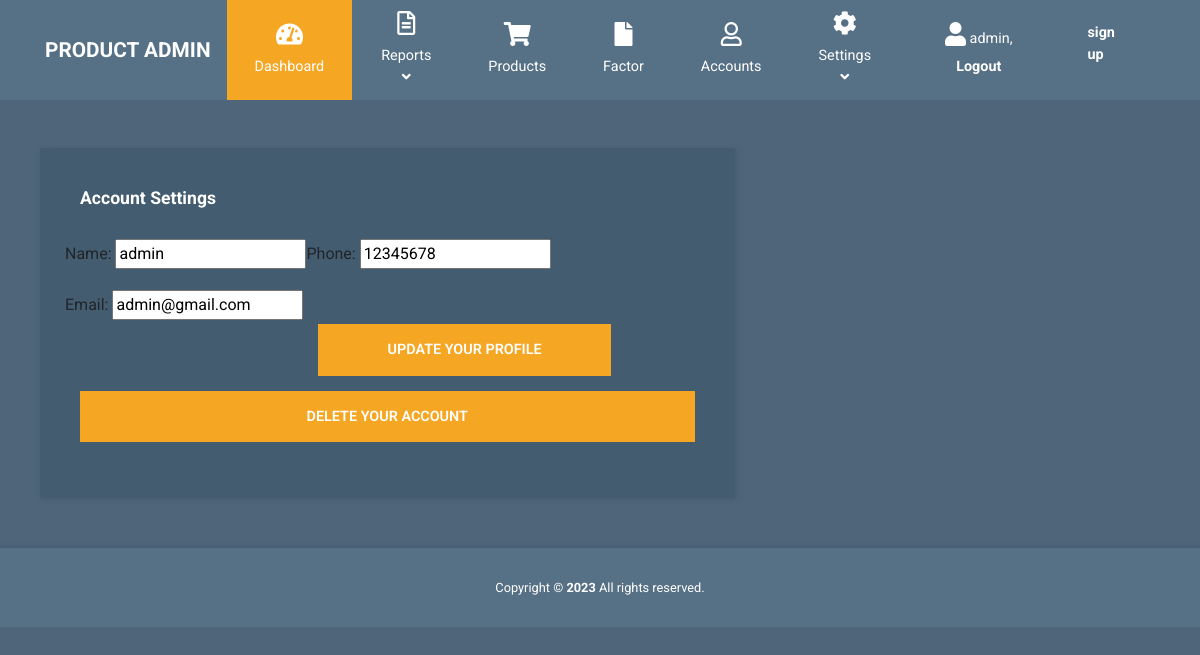
Before: /profile_edit/ (signed in) with the older database file.
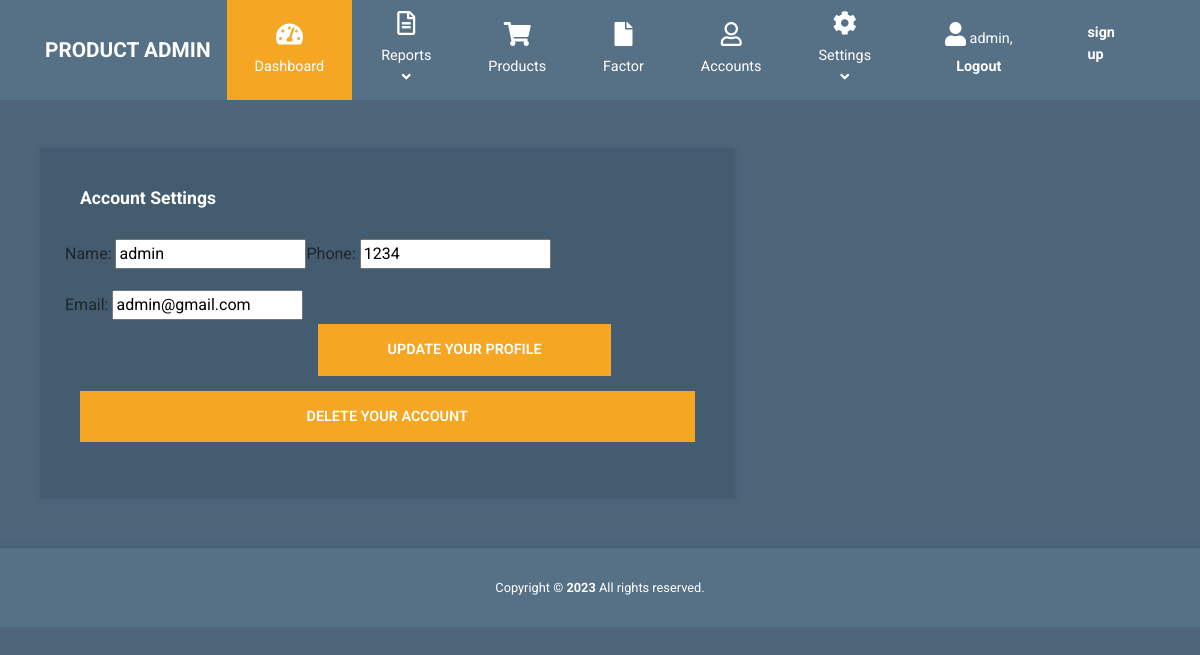
After: the same page with the newer database file.
### account/models.py (models this page shows, shortened)
class User(AbstractBaseUser):
    name = models.CharField(unique=True, max_length=20)
    phone = models.CharField(unique=True, max_length=11)
    email = models.EmailField(max_length=100)
    date_created = models.DateTimeField(auto_now_add=True)
    is_admin = models.BooleanField(default=False)
    is_active = models.BooleanField(default=True)
    is_second_admin = models.BooleanField(default=True)
    is_third_admin = models.BooleanField(default=False)
    password1 = models.CharField(max_length=150)
    password2 = models.CharField(max_length=150)
    objects = UserManager()
    USERNAME_FIELD = 'name'
    user_permissions = models.ManyToManyField(Permission, blank=True)
    groups = models.ManyToManyField(Group, blank=True)
    REQUIRED_FIELDS = ['phone', 'email']

### account/views.py (the view, shortened to what this page needs)
# urls.py: path('profile_edit/', ProfileEditView.as_view(), name='profile_edit'),
class ProfileEditView(View):
    def get(self,request):
        form = ProfileEdit_Form(instance=request.user)
        context = {
            'form': form
        }
        return render(request, 'account/profile.html', context)

### account/forms.py
class ProfileEdit_Form(forms.ModelForm):
    class Meta:
        model = User
        fields = ['name', 'phone', 'email']

### account/templates/account/profile.html (shortened to what this page needs)
{% extends 'main.html' %} {% block content %} {% load static %}
<!DOCTYPE html>
<html lang="en">
  <head>
  </head>
  <body id="reportsPage">
    <div class="" id="home">
      <div class="container mt-5">
        <div class="row tm-content-row">
          <div class="tm-block-col tm-col-account-settings">
            <div class="tm-bg-primary-dark tm-block tm-block-settings">
              <h2 class="tm-block-title">Account Settings</h2>
              <form action="" method="post" class="tm-signup-form row">
                {{ form.as_p }}
                <div class="form-group col-lg-6">
                  <label class="tm-hide-sm">&nbsp;</label>
                  <button
                    type="submit"
                    class="btn btn-primary btn-block text-uppercase"
                  >
                    Update Your Profile
                  </button>
                </div>
                <div class="col-12">
                  <button
                    type="submit"
                    class="btn btn-primary btn-block text-uppercase"
                  >
                    Delete Your Account
                  </button>
                </div>
              </form>
            </div>
          </div>
        </div>
      </div>
  </body>
</html>
{% endblock %}

### templates/main.html (shortened to what this page needs)
{% load static %}
<!DOCTYPE html>
<html lang="en">
  <head>
    <link rel="stylesheet" href="{% static 'css/fontawesome.min.css' %}" />
    <link rel="stylesheet" href="{% static 'css/bootstrap.min.css' %}" />
    <link rel="stylesheet" href="{% static 'css/templatemo-style.css' %}" />
  </head>
  <nav class="navbar navbar-expand-xl">
    <div class="container h-100">
      <a class="navbar-brand" href="{% url 'Home' %}">
        <h1 class="tm-site-title mb-0">Product Admin</h1>
      </a>
      <div class="collapse navbar-collapse" id="navbarSupportedContent">
        <ul class="navbar-nav mx-auto h-100">
          <li class="nav-item">
            <a class="nav-link active" href="{% url 'Home' %}">
              <i class="fas fa-tachometer-alt"></i>
              Dashboard
            </a>
          </li>
          <li class="nav-item dropdown">
            <a
              class="nav-link dropdown-toggle"
              href="#"
              id="navbarDropdown"
              role="button"
              data-toggle="dropdown"
              aria-haspopup="true"
              aria-expanded="false"
            >
              <i class="far fa-file-alt"></i>
              <span> Reports <i class="fas fa-angle-down"></i> </span>
            </a>
          </li>
          <li class="nav-item">
            <a class="nav-link" href="{% url 'products' %}">
              <i class="fas fa-shopping-cart"></i>
              Products
            </a>
          </li>
          <li class="nav-item">
            <a class="nav-link" href="{% url 'factor' %}">
              <i class="fas fa-file"></i>
              Factor
            </a>
          </li>
          <li class="nav-item">
            <a class="nav-link" href="accounts.html">
              <i class="far fa-user"></i>
              Accounts
            </a>
          </li>
          <li class="nav-item dropdown">
            <a
              class="nav-link dropdown-toggle"
              href="#"
              id="navbarDropdown"
              role="button"
              data-toggle="dropdown"
              aria-haspopup="true"
              aria-expanded="false"
            >
              <i class="fas fa-cog"></i>
              <span> Settings <i class="fas fa-angle-down"></i> </span>
            </a>
          </li>
        </ul>
        <ul class="navbar-nav">
          <li class="nav-item">
            {% if request.user.is_authenticated %}
                <a class="nav-link d-block" href="{% url 'logout' %}">
                    <i class="fa fa-user" aria-hidden="true"></i>
                    {{ request.user.name }}, <b>Logout</b>
                </a>
            {% else %}
                <a class="nav-link d-block" href="{% url 'login' %}">
                  <b>Login</b>
                </a>
            {% endif %}
          </li>
          <li>
            <a class="nav-link d-block" href="{% url 'register' %}">
              <b>sign up</b>
            </a>
          </li>
        </ul>
      </div>
    </div>
  </nav>
  {% block content %} {% endblock %}
  <footer class="tm-footer row tm-mt-small">
    <div class="col-12 font-weight-light">
      <p class="text-center text-white mb-0 px-4 small">
        Copyright &copy; <b>2023</b> All rights reserved.
      </p>
    </div>
  </footer>
</html>

### static/css/templatemo-style.css (style rules this page uses)
html { font-size: 16px; overflow-x: hidden; }
body { font-family: Roboto, Helvetica, Arial, sans-serif; background-color: #4e657a; overflow-x: hidden; }
a { transition: all 0.3s ease; }
.navbar-brand { display: flex; align-items: center; }
.tm-site-title { display: inline-block; text-transform: uppercase; font-size: 1.3rem; font-weight: 700; color: #fff; }
.navbar { height: 100px; background-color: #567086; padding: 0; }
.navbar .container { position: relative; }
.tm-mt-small { margin-top: 20px; }
.tm-block-col { margin-bottom: 30px; }
.tm-block { padding: 40px; -webkit-box-shadow: 1px 1px 5px 0 #455c71; -moz-box-shadow: 1px 1px 5px 0 #455c71; box-shadow: 1px 1px 5px 0 #455c71; min-height: 350px; height: 100%; max-height: 450px; }
.tm-block-avatar, .tm-block-settings { max-height: none; }
.tm-block-title { font-size: 1.1rem; font-weight: 700; color: #fff; margin-bottom: 30px; }
.nav-link { color: #fff; height: 100%; display: flex; align-items: center; justify-content: center; flex-direction: column; font-size: 90%; }
.nav-link > i { margin-bottom: 10px; margin-right: 0; font-size: 1.5rem; }
.dropdown-item, .nav-link { padding: 15px 20px; }
.navbar-nav .active > .nav-link, .navbar-nav .nav-link.active { background-color: #f5a623; color: #fff; }
.navbar-nav .nav-link.active i { color: #fff; }
.nav-item { text-align: center; }
.nav-item:last-child { margin-right: 0; }
.dropdown-toggle::after { display: none; }
.tm-content-row { justify-content: space-between; margin-left: -20px; margin-right: -20px; }
.tm-col-account-settings { max-width: 822px; width: 63%; padding-left: 15px; padding-right: 15px; }
.form-group label { color: #fff; margin-bottom: 10px; }
.tm-hide-sm { display: block; }
.form-group { margin-bottom: 15px; }
.btn { border-radius: 0; padding: 13px 28px; transition: all 0.2s ease; max-width: 100%; }
.btn-primary { color: #fff; background-color: #f5a623; border: 2px solid #f5a623; font-size: 90%; font-weight: 600; }
.tm-bg-primary-dark { background-color: #435c70; }
.tm-footer { background-color: #567086; padding-top: 30px; padding-bottom: 30px; -webkit-box-shadow: 0 -3px 5px 0 rgba(69, 92, 113, 0.59); -moz-box-shadow: 0 -3px 5px 0 rgba(69, 92, 113, 0.59); box-shadow: 0 -3px 5px 0 rgba(69, 92, 113, 0.59); }
@media (min-width: 1200px) { .navbar-expand-xl .navbar-nav .nav-link { padding-left: 28px; padding-right: 28px; } }
@media (min-width: 1200px) { .navbar-collapse { height: 100%; } }
@media (max-width: 1275px) and (min-width: 1200px) { .nav-item { margin-right: 15px; } }
@media (max-width: 1350px) { .nav-item { margin-right: 1px; } }

Changed rows visible on the page:
changed User "admin": phone "12345678" → "1234"
